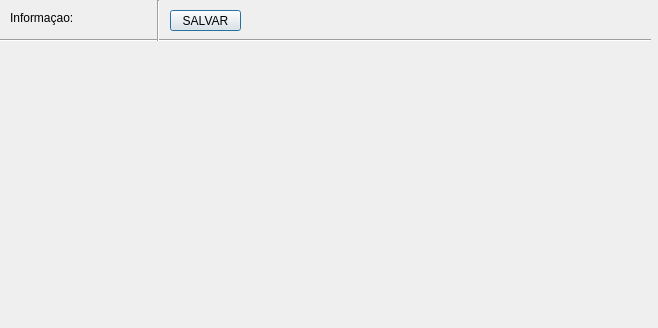
<?xml version="1.0" encoding="UTF-8"?>
<ui version="4.0">
 <class>pag2</class>
 <widget class="QDialog" name="pag2">
  <property name="geometry">
   <rect>
    <x>0</x>
    <y>0</y>
    <width>658</width>
    <height>328</height>
   </rect>
  </property>
  <property name="windowTitle">
   <string>Dialog</string>
  </property>
  <widget class="QLabel" name="vis">
   <property name="geometry">
    <rect>
     <x>0</x>
     <y>40</y>
     <width>361</width>
     <height>251</height>
    </rect>
   </property>
   <property name="text">
    <string/>
   </property>
  </widget>
  <widget class="QLabel" name="inf">
   <property name="geometry">
    <rect>
     <x>10</x>
     <y>10</y>
     <width>141</width>
     <height>16</height>
    </rect>
   </property>
   <property name="text">
    <string>Informaçao:</string>
   </property>
  </widget>
  <widget class="QPushButton" name="pushButton">
   <property name="geometry">
    <rect>
     <x>170</x>
     <y>10</y>
     <width>71</width>
     <height>21</height>
    </rect>
   </property>
   <property name="text">
    <string>SALVAR</string>
   </property>
  </widget>
  <widget class="Line" name="line">
   <property name="geometry">
    <rect>
     <x>0</x>
     <y>30</y>
     <width>651</width>
     <height>20</height>
    </rect>
   </property>
   <property name="orientation">
    <enum>Qt::Horizontal</enum>
   </property>
  </widget>
  <widget class="Line" name="line_2">
   <property name="geometry">
    <rect>
     <x>150</x>
     <y>0</y>
     <width>16</width>
     <height>41</height>
    </rect>
   </property>
   <property name="orientation">
    <enum>Qt::Vertical</enum>
   </property>
  </widget>
 </widget>
 <resources/>
 <connections/>
</ui>
